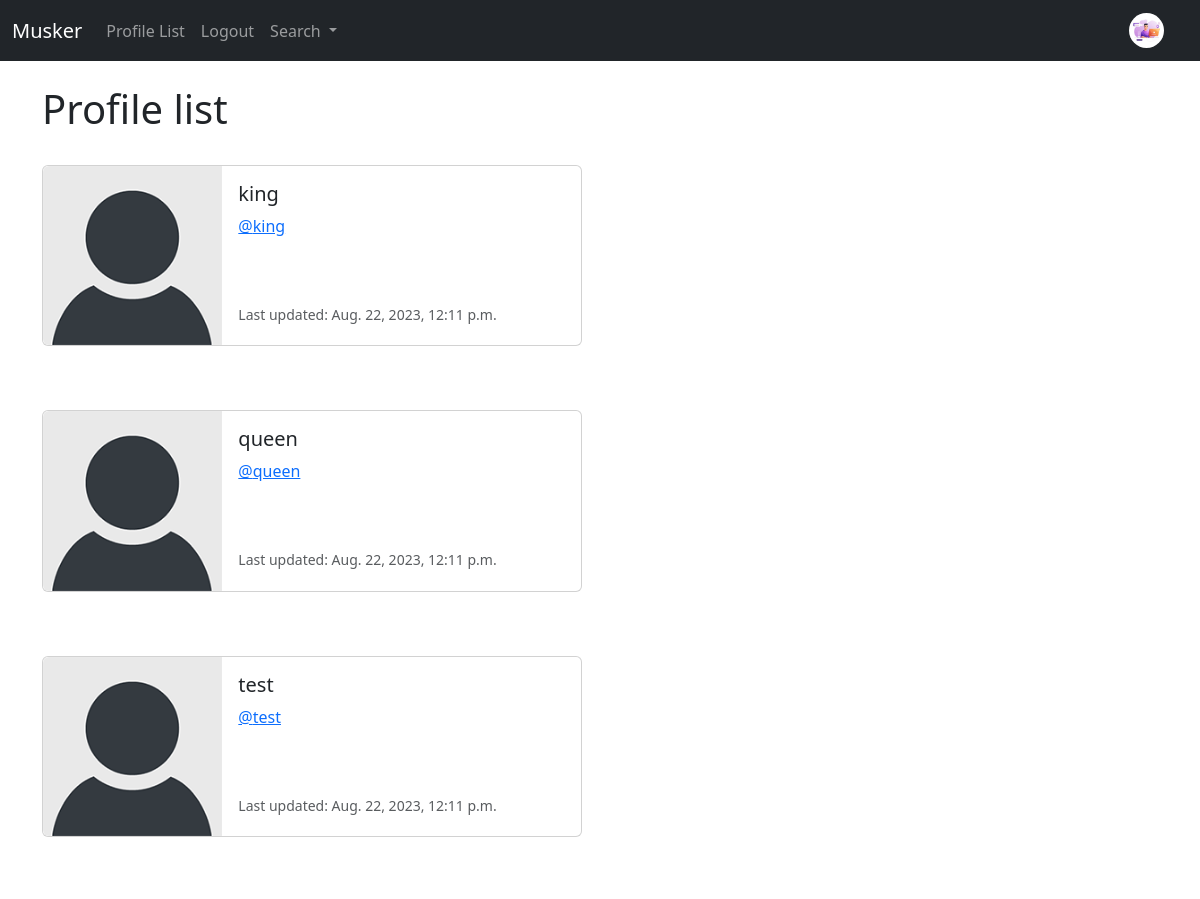
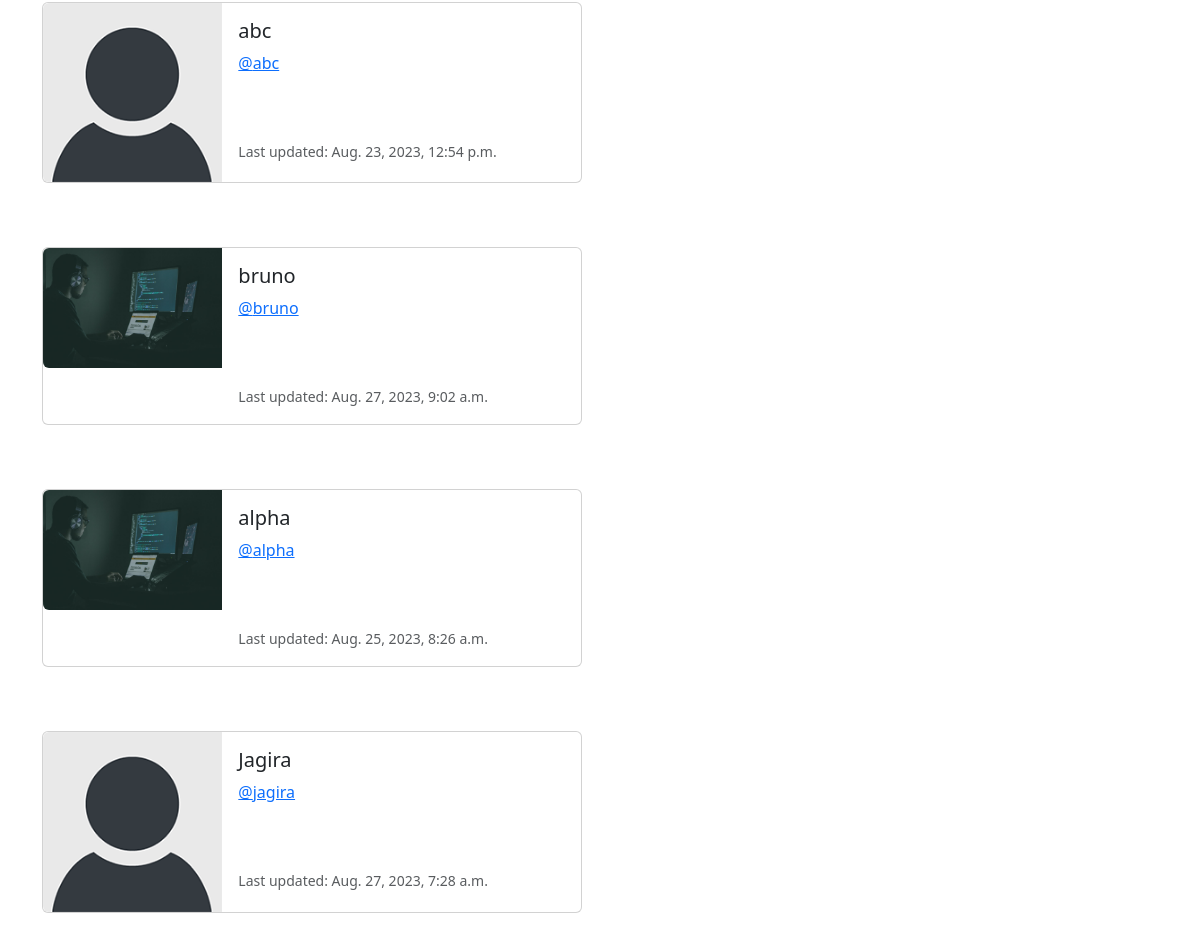
Screenshot of /profile_list/ (signed in) with the database file from the repository (2 pictures, top to bottom).
### musker/models.py (models this page shows, shortened)
class Profile(models.Model):
    user = models.OneToOneField(User, on_delete=models.CASCADE)
    follows = models.ManyToManyField("self",
                                     related_name="followed_by",
                                     symmetrical=False,
                                     blank=True)
    date_modified = models.DateTimeField(User, auto_now=True)
    profile_image=models.ImageField(null=True, blank=True, upload_to="images/")
    profile_bio = models.CharField(null=True, blank=True, max_length=500)
    homepage_link = models.CharField(null=True, blank=True, max_length=200)
    facebook_link = models.CharField(null=True, blank=True, max_length=200)
    instagram_link = models.CharField(null=True, blank=True, max_length=200)
    linkedin_link = models.CharField(null=True, blank=True,max_length=200)

### musker/views.py (the view)
# urls.py: path('profile_list/', views.profile_list, name="profile_list"),
def profile_list(request):
    if request.user.is_authenticated:
        profiles = Profile.objects.exclude(user=request.user)
        return render(request, 'musker/profile_list.html', {"profiles":profiles})
    else:
        messages.success(request, "You must be logged in to view this page!")
        return redirect("home")

### musker/templates/musker/profile_list.html
{% extends 'musker/base.html' %}
{% load static %}
{% block content %}
<h1>Profile list</h1>
<br/>
{% if profiles %}
    {% for profile in profiles %}
    <div class="card mb-3" style="max-width: 540px;">
        <div class="row g-0">
          <div class="col-md-4">
            {% if profile.profile_image %}
            <img src="{{profile.profile_image.url}}" width=200 height=200 class="img-fluid rounded-start" alt="{{profile.user.username}}">
            {% else %}
            <img src="{% static 'images/default_profile_pic.png' %}" class="img-fluid rounded-start" alt="Profile Image">
            {% endif %}
          </div>
          <div class="col-md-8">
            <div class="card-body">
              <h5 class="card-title">{{profile.user.username}}</h5>
              <p class="card-text"><a href="{% url 'profile' profile.user.id %}">@{{profile.user.username|lower}}</a></p><br/><br/>
              <p class="card-text"><small class="text-body-secondary">Last updated: {{profile.date_modified}}</small></p>
            </div>
          </div>
        </div>
      </div>
      <br/><br/>
    {% endfor %}
{% endif %}
{% endblock content %}

### musker/templates/musker/navbar.html (shortened to what this page needs)
{% load static %}
<nav class="navbar navbar-expand-lg navbar-dark bg-dark">
    <div class="container-fluid">
      <a class="navbar-brand" href="{% url 'home' %}">Musker</a>
      <div class="collapse navbar-collapse" id="navbarSupportedContent">
        <ul class="navbar-nav me-auto mb-2 mb-lg-0">
          <li class="nav-item">
            <a class="nav-link" href="{% url 'profile_list' %}">Profile List</a>
          </li>
          {% if user.is_authenticated %}
          <li class="nav-item">
            <a class="nav-link" href="{% url 'logout' %}">Logout</a>
          </li>
          {% endif %}
          <li class="nav-item dropdown">
            <a class="nav-link dropdown-toggle" href="#" role="button" data-bs-toggle="dropdown" aria-expanded="false">
              Search
            </a>
          </li>
        </ul>
        {% if request.user.is_authenticated %}
          <ul class="navbar-nav ml-auto">
            <li class="nav-link navbar-brand">
              <a href="{% url 'profile' request.user.id %}">
                {% if user.profile.profile_image %}
                  <img src="{{user.profile.profile_image.url}}" class="rounded-circle" width=35 alt="{{profile.user.username}}">
                {% else %}
                <img src="{% static 'images/default_profile_pic.png' %}" class="rounded-circle" width=35
                alt="{{profile.user.username}}">
                {% endif %}
              </a>
          </ul>
        {% endif %}
      </div>
    </div>
  </nav>

### rows the page displays
Profile: user.username "king", date_modified "Aug. 22, 2023, 12:11 p.m."
Profile: user.username "queen", date_modified "Aug. 22, 2023, 12:11 p.m."
Profile: user.username "test", date_modified "Aug. 22, 2023, 12:11 p.m."
Profile: user.username "abc", date_modified "Aug. 23, 2023, 12:54 p.m."
Profile: profile_image (picture), user.username "bruno", date_modified "Aug. 27, 2023, 9:02 a.m."
Profile: profile_image (picture), user.username "alpha", date_modified "Aug. 25, 2023, 8:26 a.m."
Profile: user.username "Jagira", user.username "jagira", date_modified "Aug. 27, 2023, 7:28 a.m."
